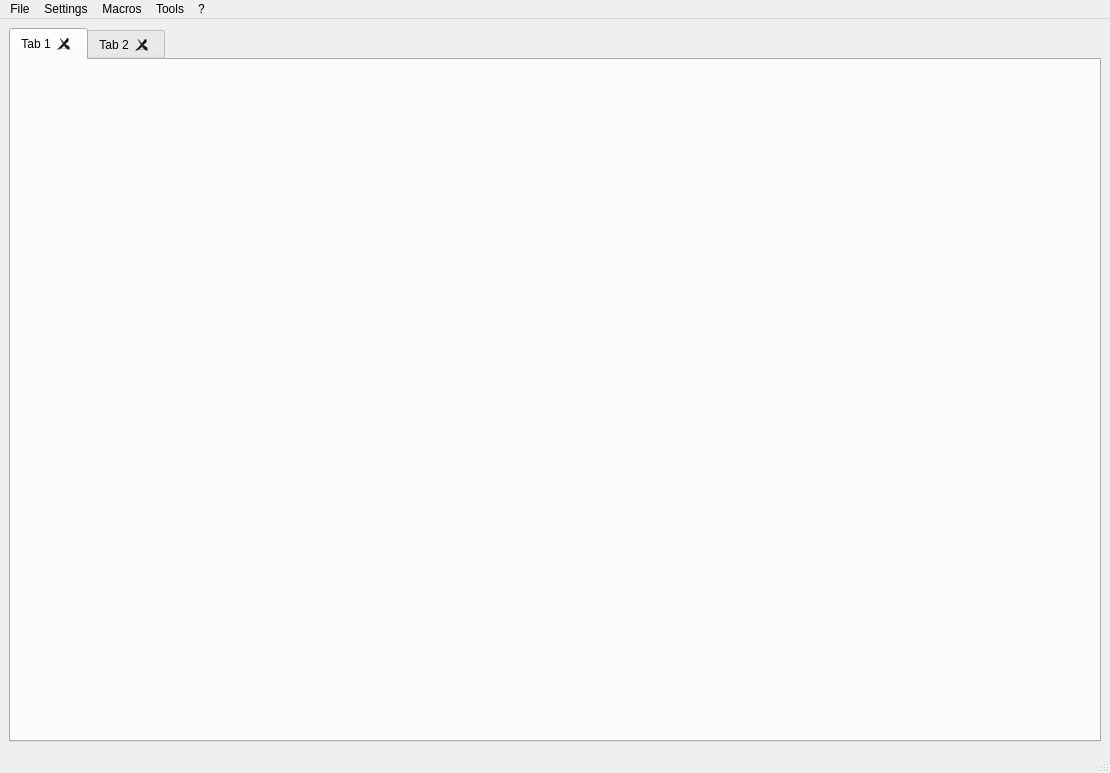
<?xml version="1.0" encoding="UTF-8"?>
<ui version="4.0">
 <class>MainWindow</class>
 <widget class="QMainWindow" name="MainWindow">
  <property name="geometry">
   <rect>
    <x>0</x>
    <y>0</y>
    <width>1110</width>
    <height>773</height>
   </rect>
  </property>
  <property name="windowTitle">
   <string notr="true">jdDBusDebugger</string>
  </property>
  <widget class="QWidget" name="centralwidget">
   <layout class="QVBoxLayout" name="verticalLayout">
    <item>
     <widget class="QTabWidget" name="tab_widget">
      <property name="currentIndex">
       <number>0</number>
      </property>
      <property name="tabsClosable">
       <bool>true</bool>
      </property>
      <widget class="QWidget" name="tab">
       <attribute name="title">
        <string notr="true">Tab 1</string>
       </attribute>
      </widget>
      <widget class="QWidget" name="tab_2">
       <attribute name="title">
        <string notr="true">Tab 2</string>
       </attribute>
      </widget>
     </widget>
    </item>
   </layout>
  </widget>
  <widget class="QMenuBar" name="menubar">
   <property name="geometry">
    <rect>
     <x>0</x>
     <y>0</y>
     <width>1110</width>
     <height>30</height>
    </rect>
   </property>
   <widget class="QMenu" name="menuFile">
    <property name="title">
     <string>File</string>
    </property>
    <widget class="QMenu" name="menuConnect_2">
     <property name="title">
      <string>Connect</string>
     </property>
     <addaction name="connect_address_action"/>
     <addaction name="connect_flatpak_action"/>
     <addaction name="connect_server_action"/>
    </widget>
    <addaction name="menuConnect_2"/>
    <addaction name="separator"/>
    <addaction name="exit_action"/>
   </widget>
   <widget class="QMenu" name="menuSettings">
    <property name="title">
     <string>Settings</string>
    </property>
    <addaction name="settings_action"/>
   </widget>
   <widget class="QMenu" name="menuMacros">
    <property name="title">
     <string>Macros</string>
    </property>
    <widget class="QMenu" name="run_saved_macro_menu">
     <property name="title">
      <string>Run saved</string>
     </property>
     <addaction name="actionPlaceholder"/>
    </widget>
    <addaction name="run_saved_macro_menu"/>
    <addaction name="separator"/>
    <addaction name="start_recording_macro_action"/>
    <addaction name="stop_recording_macro_action"/>
    <addaction name="run_macro_action"/>
    <addaction name="save_macro_action"/>
    <addaction name="generate_script_macro_action"/>
    <addaction name="separator"/>
    <addaction name="manage_macros_action"/>
   </widget>
   <widget class="QMenu" name="menu">
    <property name="title">
     <string notr="true">?</string>
    </property>
    <addaction name="show_welcome_dialog_action"/>
    <addaction name="separator"/>
    <addaction name="view_source_action"/>
    <addaction name="report_bug_action"/>
    <addaction name="translate_action"/>
    <addaction name="donate_action"/>
    <addaction name="separator"/>
    <addaction name="about_action"/>
    <addaction name="about_qt_action"/>
   </widget>
   <widget class="QMenu" name="tools_menu">
    <property name="title">
     <string>Tools</string>
    </property>
    <addaction name="emit_signal_action"/>
    <addaction name="monitor_action"/>
    <addaction name="connection_info_action"/>
    <addaction name="start_server_action"/>
   </widget>
   <addaction name="menuFile"/>
   <addaction name="menuSettings"/>
   <addaction name="menuMacros"/>
   <addaction name="tools_menu"/>
   <addaction name="menu"/>
  </widget>
  <widget class="QStatusBar" name="statusbar"/>
  <action name="start_recording_macro_action">
   <property name="icon">
    <iconset theme="QIcon::ThemeIcon::MediaRecord"/>
   </property>
   <property name="text">
    <string>Start Recording</string>
   </property>
  </action>
  <action name="stop_recording_macro_action">
   <property name="icon">
    <iconset theme="QIcon::ThemeIcon::MediaPlaybackStop"/>
   </property>
   <property name="text">
    <string>Stop Recording</string>
   </property>
  </action>
  <action name="run_macro_action">
   <property name="icon">
    <iconset theme="QIcon::ThemeIcon::MediaPlaybackStart"/>
   </property>
   <property name="text">
    <string>Run</string>
   </property>
  </action>
  <action name="save_macro_action">
   <property name="icon">
    <iconset theme="QIcon::ThemeIcon::DocumentSave"/>
   </property>
   <property name="text">
    <string>Save</string>
   </property>
  </action>
  <action name="manage_macros_action">
   <property name="text">
    <string>Manage</string>
   </property>
  </action>
  <action name="exit_action">
   <property name="icon">
    <iconset theme="QIcon::ThemeIcon::ApplicationExit"/>
   </property>
   <property name="text">
    <string>Exit</string>
   </property>
  </action>
  <action name="generate_script_macro_action">
   <property name="text">
    <string>Generate Script</string>
   </property>
  </action>
  <action name="actionPlaceholder">
   <property name="text">
    <string notr="true">Placeholder</string>
   </property>
  </action>
  <action name="settings_action">
   <property name="text">
    <string>Settings</string>
   </property>
  </action>
  <action name="view_source_action">
   <property name="text">
    <string notr="true">View source</string>
   </property>
  </action>
  <action name="report_bug_action">
   <property name="text">
    <string>Report Bug</string>
   </property>
  </action>
  <action name="translate_action">
   <property name="text">
    <string>Translate</string>
   </property>
  </action>
  <action name="donate_action">
   <property name="text">
    <string>Donate</string>
   </property>
  </action>
  <action name="about_action">
   <property name="icon">
    <iconset theme="QIcon::ThemeIcon::HelpAbout"/>
   </property>
   <property name="text">
    <string>About</string>
   </property>
  </action>
  <action name="about_qt_action">
   <property name="text">
    <string>About Qt</string>
   </property>
  </action>
  <action name="show_welcome_dialog_action">
   <property name="text">
    <string>Show welcome dialog</string>
   </property>
  </action>
  <action name="emit_signal_action">
   <property name="text">
    <string>Emit Signal</string>
   </property>
  </action>
  <action name="monitor_action">
   <property name="text">
    <string>Monitor</string>
   </property>
  </action>
  <action name="actionAddress">
   <property name="text">
    <string>Address</string>
   </property>
  </action>
  <action name="connect_address_action">
   <property name="text">
    <string>Address</string>
   </property>
  </action>
  <action name="connect_flatpak_action">
   <property name="text">
    <string>Flatpak</string>
   </property>
  </action>
  <action name="actionProcess">
   <property name="text">
    <string>Process</string>
   </property>
  </action>
  <action name="connection_info_action">
   <property name="text">
    <string>Connection Info</string>
   </property>
  </action>
  <action name="start_server_action">
   <property name="text">
    <string>Start Server</string>
   </property>
  </action>
  <action name="connect_server_action">
   <property name="text">
    <string>Server</string>
   </property>
  </action>
 </widget>
 <resources/>
 <connections/>
</ui>
